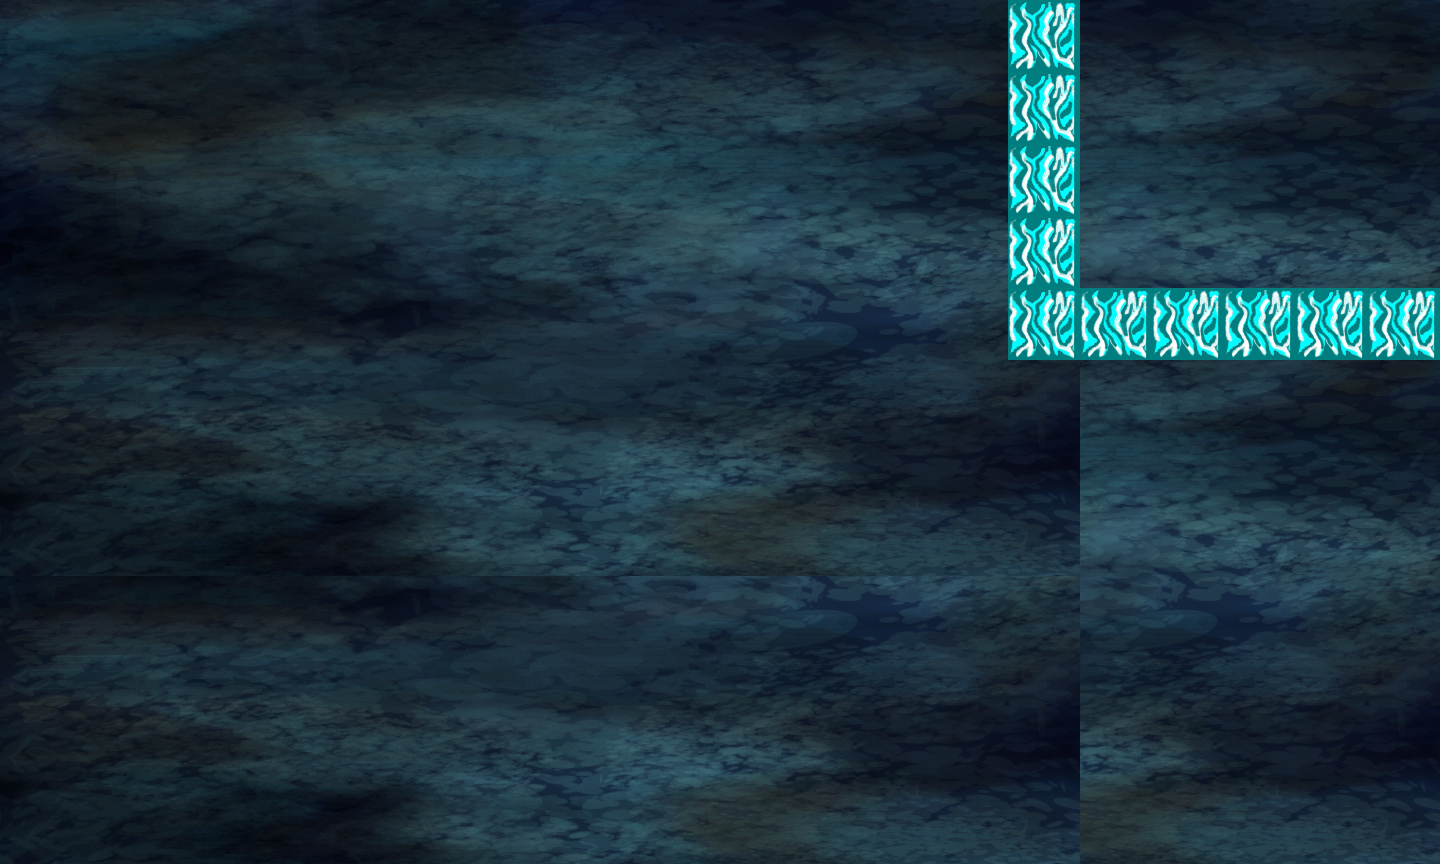

A level layout from a 2D game, rendered from its tile map. Below: a short description, then the map file with tile-grid data replaced by summaries:
An orthogonal 20x12 tile map with 72x72 px tiles, 2 tile layers (background, foreground), 2 tilesets.

<map version="1.0" orientation="orthogonal" width="20" height="12" tilewidth="72" tileheight="72">
 <tileset firstgid="1" name="bg2" tilewidth="72" tileheight="72">
  <image source="../art/bg2.jpg" width="1136" height="640" />
 </tileset>
 <tileset firstgid="121" name="icewall" tilewidth="72" tileheight="72">
  <image source="../art/ice wall 1.png" width="72" height="72" />
 </tileset>
 <layer name="background" width="20" height="12">
  <data>[240 cells, 240 non-empty, 121 distinct tile ids]</data>
 </layer>
 <layer name="foreground" width="20" height="12">
  <data>[240 cells, 0 non-empty, 0 distinct tile ids]</data>
 </layer>
</map>
